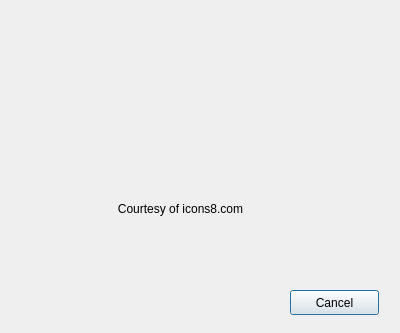
<?xml version="1.0" encoding="UTF-8"?>
<ui version="4.0">
 <class>Dialog_Busy</class>
 <widget class="QDialog" name="Dialog_Busy">
  <property name="windowModality">
   <enum>Qt::ApplicationModal</enum>
  </property>
  <property name="geometry">
   <rect>
    <x>0</x>
    <y>0</y>
    <width>400</width>
    <height>333</height>
   </rect>
  </property>
  <property name="windowTitle">
   <string>Please Wait</string>
  </property>
  <property name="modal">
   <bool>true</bool>
  </property>
  <widget class="QLabel" name="movieLabel">
   <property name="geometry">
    <rect>
     <x>80</x>
     <y>40</y>
     <width>211</width>
     <height>141</height>
    </rect>
   </property>
   <property name="text">
    <string/>
   </property>
   <property name="alignment">
    <set>Qt::AlignCenter</set>
   </property>
  </widget>
  <widget class="QLabel" name="courtesyLabel">
   <property name="geometry">
    <rect>
     <x>90</x>
     <y>200</y>
     <width>181</width>
     <height>17</height>
    </rect>
   </property>
   <property name="text">
    <string>Courtesy of icons8.com</string>
   </property>
   <property name="alignment">
    <set>Qt::AlignCenter</set>
   </property>
  </widget>
  <widget class="QPushButton" name="cancelButton">
   <property name="geometry">
    <rect>
     <x>290</x>
     <y>290</y>
     <width>89</width>
     <height>25</height>
    </rect>
   </property>
   <property name="text">
    <string>Cancel</string>
   </property>
  </widget>
  <widget class="QLabel" name="progressLabel">
   <property name="geometry">
    <rect>
     <x>16</x>
     <y>230</y>
     <width>361</width>
     <height>20</height>
    </rect>
   </property>
   <property name="text">
    <string/>
   </property>
  </widget>
 </widget>
 <resources/>
 <connections>
  <connection>
   <sender>cancelButton</sender>
   <signal>clicked()</signal>
   <receiver>Dialog_Busy</receiver>
   <slot>reject()</slot>
   <hints>
    <hint type="sourcelabel">
     <x>334</x>
     <y>302</y>
    </hint>
    <hint type="destinationlabel">
     <x>199</x>
     <y>166</y>
    </hint>
   </hints>
  </connection>
 </connections>
</ui>
